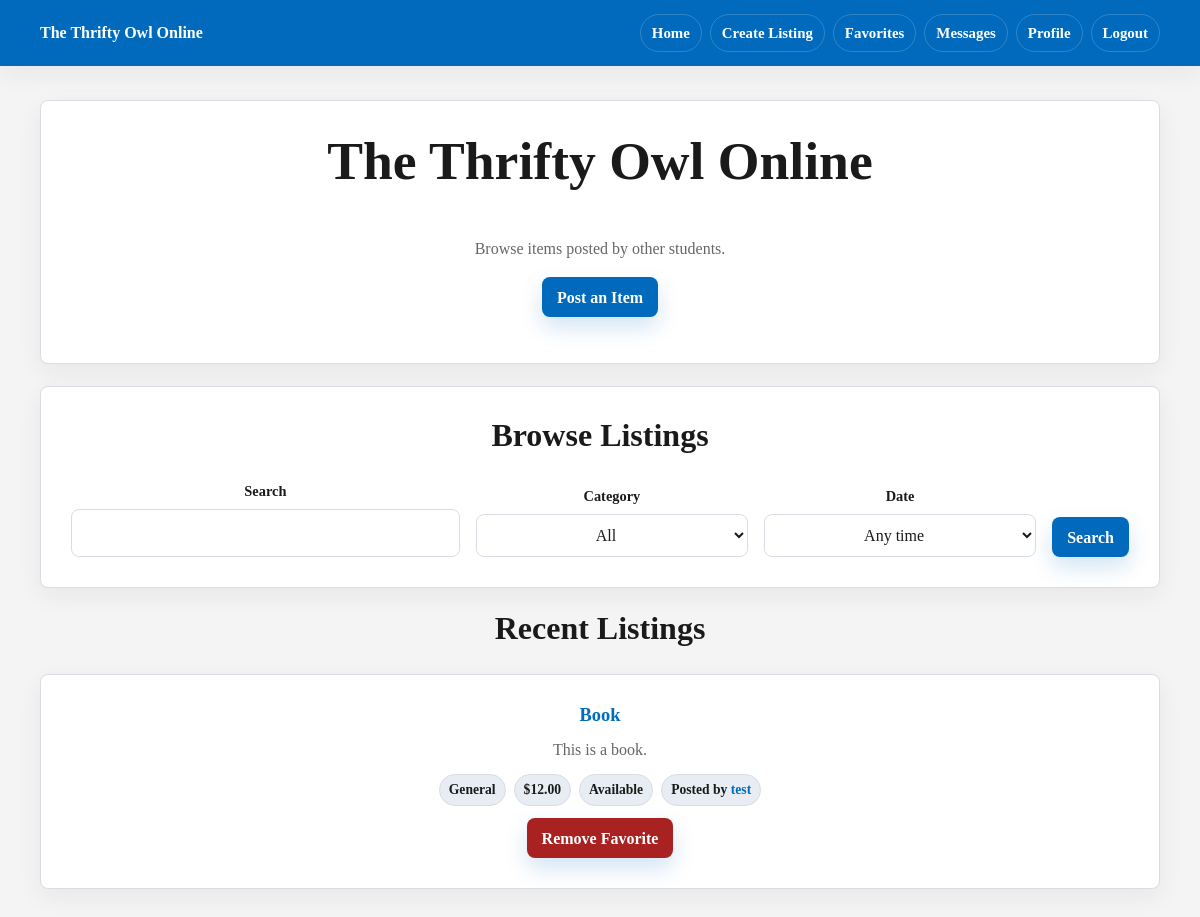
The app's page / (signed in), older data.
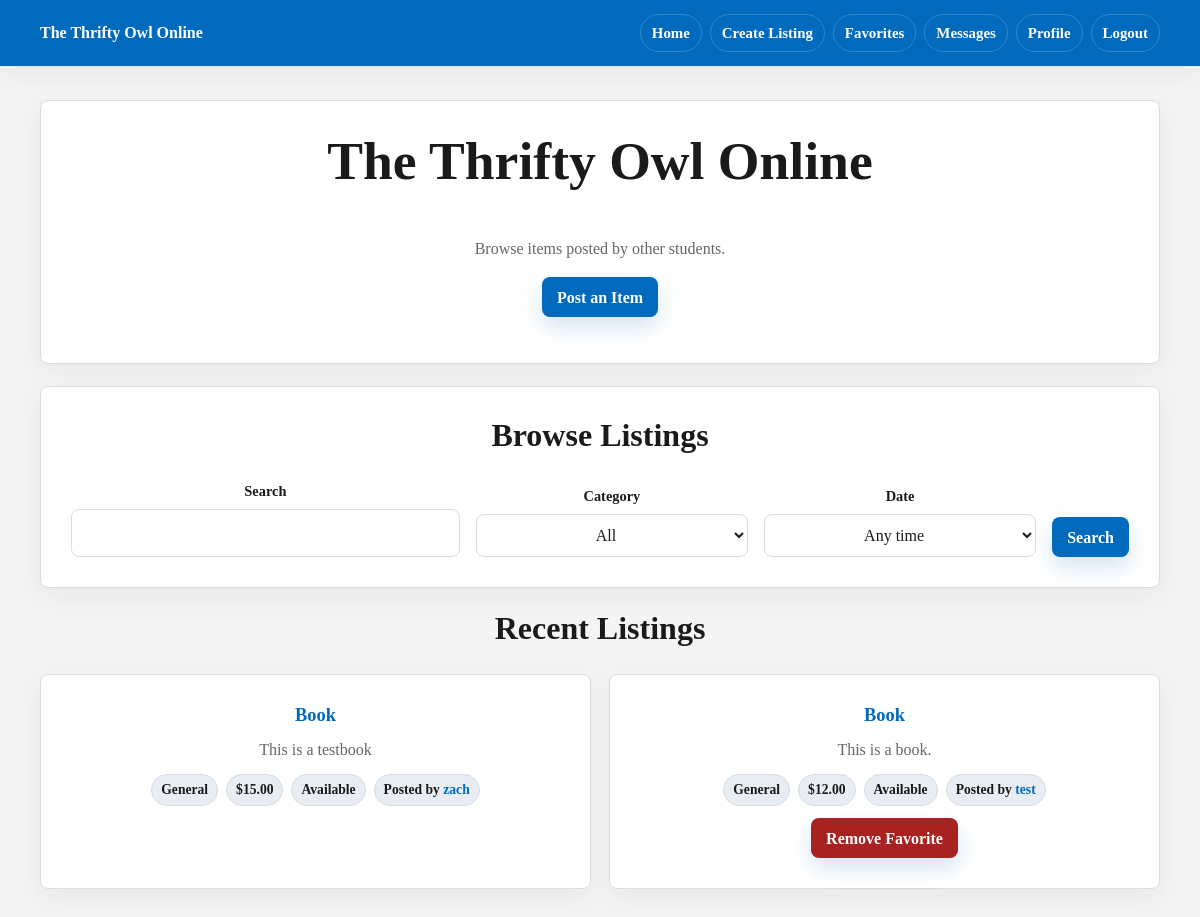
The same page, newer data.
### app/models.py (models this page shows)
class Post(db.Model):
    __tablename__ = 'posts'
    id = db.Column(db.Integer, primary_key=True)
    title = db.Column(db.String(150), nullable=False)
    description = db.Column(db.String(300), nullable=False)
    category = db.Column(db.String(80), default='General')
    price = db.Column(db.Numeric(10, 2))
    condition = db.Column(db.String(80), default='Good')
    status = db.Column(db.String(80), default='Available')
    image = db.Column(db.String(200))  # optional image path
    is_active = db.Column(db.Boolean, default=True)
    created_at = db.Column(db.DateTime, default=datetime.utcnow)
    owner_id = db.Column(db.Integer, db.ForeignKey('users.id'), nullable=False)

class User(UserMixin, db.Model):
    __tablename__ = 'users'
    id = db.Column(db.Integer, primary_key=True)
    is_admin = db.Column(db.Boolean, default=False)
    is_blocked = db.Column(db.Boolean, default=False)
    email = db.Column(db.String(150), unique=True, nullable=False)
    username = db.Column(db.String(150), unique=True, nullable=False)
    password = db.Column(db.String(150), nullable=False)
    name = db.Column(db.String(150))
    major = db.Column(db.String(150))
    interests = db.Column(db.String(300))
    image = db.Column(db.String(200))  # store filename/path
    posts = db.relationship('Post', backref='owner', lazy=True)
    sent_messages = db.relationship('Message', foreign_keys='Message.sender_id', backref='sender', lazy=True)
    received_messages = db.relationship('Message', foreign_keys='Message.receiver_id', backref='receiver', lazy=True)
    reviews_given = db.relationship('Review', foreign_keys='Review.reviewer_id', backref='reviewer', lazy=True)
    reviews_received = db.relationship('Review', foreign_keys='Review.reviewed_id', backref='reviewed', lazy=True)

### app/routes.py (the view)
@main.route('/')
def home():
    query = Post.query.filter_by(is_active=True)
    search = request.args.get('q', '').strip()
    category = request.args.get('category', '').strip()
    date_filter = request.args.get('date_filter', '').strip()
    if search:
        pattern = f'%{search}%'
        query = query.filter((Post.title.ilike(pattern)) | (Post.description.ilike(pattern)))
    if category:
        query = query.filter_by(category=category)
    if date_filter == '7':
        query = query.filter(Post.created_at >= datetime.utcnow() - timedelta(days=7))
    elif date_filter == '30':
        query = query.filter(Post.created_at >= datetime.utcnow() - timedelta(days=30))
    posts = query.order_by(Post.created_at.desc()).all()
    categories = [row[0] for row in db.session.query(Post.category).distinct().order_by(Post.category).all() if row[0]]
    favorite_post_ids = set()
    if current_user.is_authenticated:
        favorite_post_ids = {favorite.post_id for favorite in Favorite.query.filter_by(user_id=current_user.id).all()}
    return render_template(
        'index.html',
        posts=posts,
        categories=categories,
        search=search,
        selected_category=category,
        selected_date_filter=date_filter,
        favorite_post_ids=favorite_post_ids,
    )

### app/models.py (called while the page is built)
@login_manager.user_loader
def load_user(user_id):
    return User.query.get(int(user_id))

### app/templates/index.html (shortened to what this page needs)
{% extends "base.html" %}
{% block body_class %}
{% endblock %}
{% block header %}
{% if current_user.is_authenticated %}
{{ super() }}
{% endif %}
{% endblock %}
{% block main_class %}
{% if current_user.is_authenticated %}container{% else %}landing-container{% endif %}
{% endblock %}
{% block content %}
{% if not current_user.is_authenticated %}
<section class="card">
    <h1>The Thrifty Owl Online</h1>
    <p class="muted">A student marketplace for SCSU users.</p>
    <div class="landing-actions">
        <a class="button" href="{{ url_for('main.register') }}">Register</a>
        <a class="button secondary" href="{{ url_for('main.login') }}">Login</a>
    </div>
    <div class="landing-logo-slot" aria-label="Southern Connecticut State University logo">
        <img id="logo" src="{{ url_for('static', filename='images/SCSULOGO.jpg') }}" alt="SCSU Logo" width="250"
            height="200">
    </div>
</section>
{% else %}
<section class="card">
    <h1>The Thrifty Owl Online</h1>
    <p class="muted">Browse items posted by other students.</p>
    <p>
        <a class="button" href="{{ url_for('main.create_post') }}">
            Post an Item
        </a>
    </p>
</section>
<section class="card">
    <h2>Browse Listings</h2>
    <form method="get" class="toolbar">
        <div class="field">
            <label for="q">Search</label>
            <input id="q" name="q" value="{{ search }}">
        </div>
        <div class="field">
            <label for="category">Category</label>
            <select id="category" name="category">
                <option value="">All</option>
            </select>
        </div>
        <div class="field">
            <label for="date_filter">Date</label>
            <select id="date_filter" name="date_filter">
                <option value="" {% if not selected_date_filter %}selected{% endif %}>Any time</option>
            </select>
        </div>
        <input type="submit" value="Search">
    </form>
</section>
<section class="page-header">
    <h2>Recent Listings</h2>
    {% if posts %}
    <div class="grid">
        {% for post in posts %}
        <article class="card listing">
            <h3>
                <a href="{{ url_for('main.view_post', post_id=post.id) }}">
                    {{ post.title }}
                </a>
            </h3>
            <p>{{ post.description }}</p>
            <div class="meta">
                <span>{{ post.category }}</span>
                {% if post.price is not none %}
                <span>${{ "%.2f"|format(post.price) }}</span>
                {% endif %}
                <span>{{ post.status or 'Available' }}</span>
                <span>
                    Posted by
                    <a href="{{ url_for('main.view_profile', user_id=post.owner_id) }}">
                        {{ post.owner.username }}
                    </a>
                </span>
            </div>
            {% if current_user.is_authenticated and post.owner_id != current_user.id %}
            {% if post.id in favorite_post_ids %}
            <form method="post" action="{{ url_for('main.unfavorite_post', post_id=post.id) }}">
                <input type="submit" value="Remove Favorite" class="button danger">
            </form>
            {% else %}
            <form method="post" action="{{ url_for('main.favorite_post', post_id=post.id) }}">
                <input type="submit" value="Favorite">
            </form>
            {% endif %}
            {% endif %}
        </article>
        {% endfor %}
    </div>
    {% else %}
    <div class="empty">No listings yet. Be the first student to add one.</div>
    {% endif %}
</section>
{% endif %}
{% endblock %}

### app/templates/base.html (shortened to what this page needs)
<!DOCTYPE html>
<html lang="en">
<head>
    <link rel="stylesheet" href="{{ url_for('static', filename='style.css') }}">
</head>
<body class="{% block body_class %}{% endblock %}">
    {% block header %}
    <header class="topbar">
        <div class="topbar-left">
            <a class="brand" href="{{ url_for('main.home') }}">The Thrifty Owl Online</a>
        </div>
        <div class="topbar-right">
            <nav class="nav">
                <a class="secondary" href="{{ url_for('main.home') }}">Home</a>
                {% if current_user.is_authenticated %}
                <a class="secondary" href="{{ url_for('main.create_post') }}">Create Listing</a>
                <a class="secondary" href="{{ url_for('main.favorites') }}">Favorites</a>
                <a class="secondary" href="{{ url_for('main.messages') }}">Messages</a>
                <a class="secondary" href="{{ url_for('main.profile') }}">Profile</a>
                <a href="{{ url_for('main.logout') }}">Logout</a>
                {% else %}
                <a class="secondary" href="{{ url_for('main.login') }}">Login</a>
                <a href="{{ url_for('main.register') }}">Register</a>
                {% endif %}
            </nav>
        </div>
    </header>
    {% endblock %}
    <main class="{% block main_class %}container{% endblock %}">
        {% block content %}{% endblock %}
    </main>
</body>
</html>

### app/static/style.css (style rules this page uses)
:root { --blue: #016ABD; --blue-dark: #003399; --bg: #F4F4F4; --card: #ffffff; --border: #d8dde3; --text: #1a1a1a; --muted: #666666; --danger: #a82222; --radius: 8px; --shadow: 0 18px 45px rgba(26, 26, 26, 0.08); --shadow-soft: 0 8px 24px rgba(26, 26, 26, 0.06); }
* { box-sizing: border-box; }
body { margin: 0; background: var(--bg); color: var(--text); font-family: georgia, serif; line-height: 1.5; -webkit-font-smoothing: antialiased; }
a { color: var(--blue); font-weight: 650; text-decoration: none; transition: color 160ms ease, background-color 160ms ease, border-color 160ms ease, transform 160ms ease, box-shadow 160ms ease; }
h1, h2, h3, p { margin-top: 0; }
h1, h2, h3 { line-height: 1.15; letter-spacing: 0; }
h1 { font-size: clamp(2rem, 5vw, 3.35rem); }
h2 { font-size: clamp(1.35rem, 3vw, 2rem); }
h3 { font-size: 1.15rem; }
.container { width: min(100% - 32px, 1120px); margin: 34px auto 56px; padding: 0; display: grid; gap: 22px; }
.container>* { width: 100%; }
.grid { display: grid; grid-template-columns: repeat(auto-fit, minmax(min(100%, 280px), 1fr)); gap: 18px; }
.topbar { background: var(--blue); color: white; padding: 14px max(20px, calc((100vw - 1120px) / 2)); display: flex; justify-content: space-between; align-items: center; gap: 24px; box-shadow: var(--shadow-soft); position: sticky; top: 0; z-index: 10; }
.topbar-left, .topbar-right { display: flex; align-items: center; }
.brand { color: white; font-weight: 800; letter-spacing: 0; white-space: nowrap; }
.nav { display: flex; flex-wrap: wrap; justify-content: flex-end; gap: 8px; }
.nav a { color: white; border: 1px solid rgba(255, 255, 255, 0.18); border-radius: 999px; padding: 7px 11px; font-size: 0.93rem; font-weight: 700; }
form { display: grid; gap: 16px; text-align: center; }
label { color: var(--text); font-size: 0.9rem; font-weight: 800; }
input, select, textarea { width: 100%; padding: 11px 12px; border: 1px solid var(--border); border-radius: var(--radius); background: white; color: var(--text); font: inherit; text-align: center; transition: border-color 160ms ease, box-shadow 160ms ease; }
.field { display: grid; gap: 7px; text-align: center; }
input[type="submit"], button, .button { min-height: 40px; width: fit-content; display: inline-flex; align-items: center; justify-content: center; padding: 10px 15px; border: 0; border-radius: var(--radius); background: var(--blue); color: white; box-shadow: 0 10px 22px rgba(1, 106, 189, 0.18); font: inherit; font-weight: 800; line-height: 1.2; cursor: pointer; }
.button.danger, input[type="submit"].danger { background: var(--danger); }
.card { background: var(--card); border: 1px solid var(--border); border-radius: var(--radius); padding: clamp(20px, 3vw, 30px); box-shadow: var(--shadow-soft); text-align: center; }
.page-header { text-align: center; }
.page-header p { margin-bottom: 0; }
.toolbar { grid-template-columns: minmax(180px, 1fr) minmax(150px, 0.7fr) minmax(150px, 0.7fr) auto; align-items: end; }
.listing { display: grid; align-content: start; gap: 12px; text-align: center; }
.listing h2, .listing h3 { margin-bottom: 0; }
.listing p { margin-bottom: 0; color: var(--muted); }
.listing form { justify-items: center; }
.listing input[type="submit"] { justify-self: center; }
.meta { display: flex; flex-wrap: wrap; justify-content: center; gap: 8px; }
.meta span { padding: 5px 9px; background: #e8edf3; border: 1px solid var(--border); border-radius: 999px; color: var(--text); font-size: 0.85rem; font-weight: 700; }
.muted { color: var(--muted); }

Row changes from the older to the newer data that the page shows:
added Post: title "Book", description "This is a testbook", category "General", price "15.00", status "Available", owner.username "zach"
